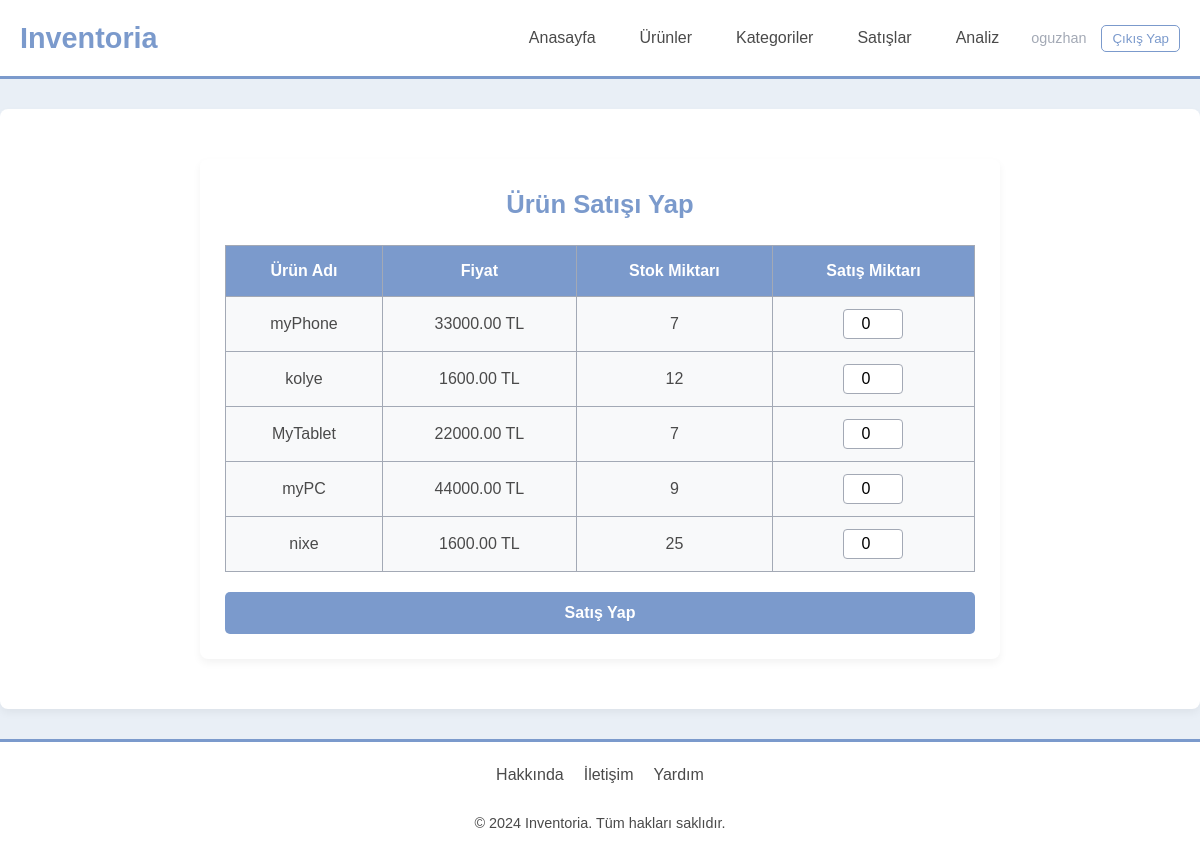
Before: /sale/create/ (signed in) with the older database file.
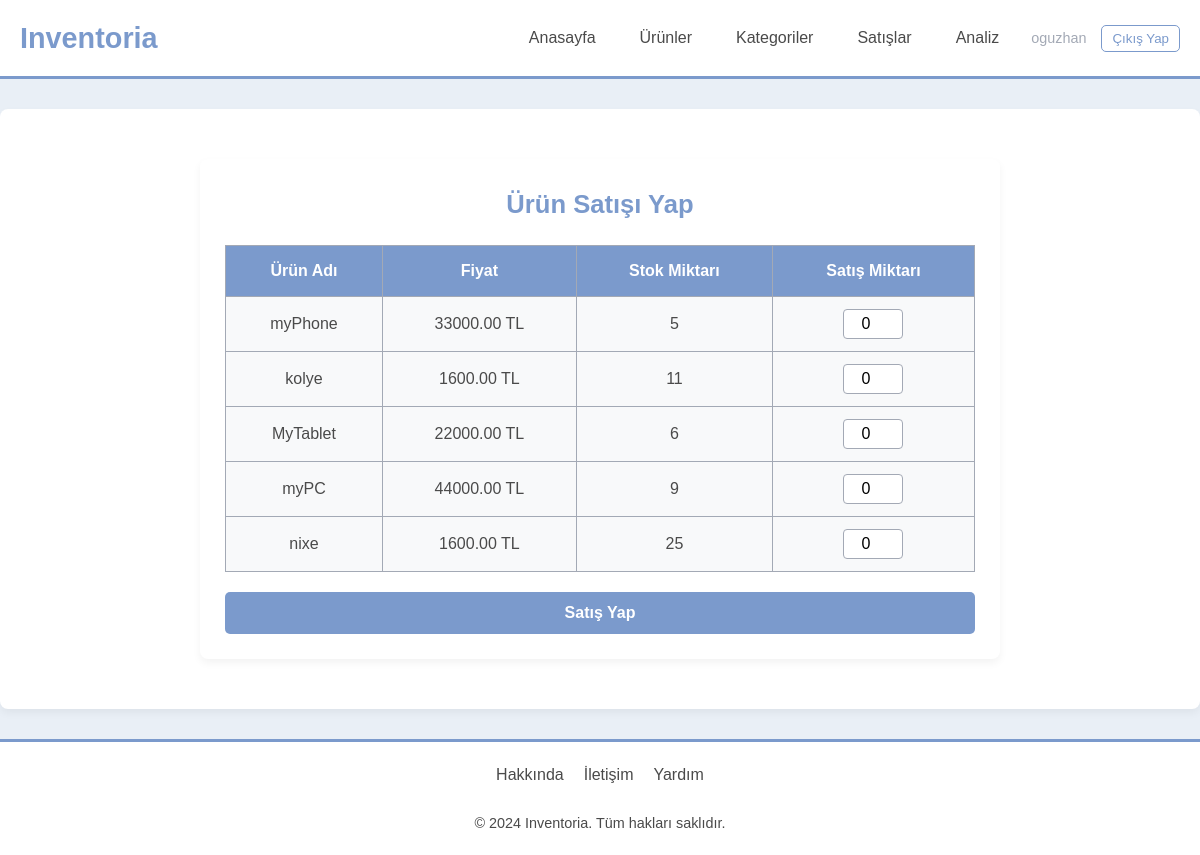
After: the same page with the newer database file.
### inventory/models.py (models this page shows, shortened)
class Product(models.Model):
    owner = models.ForeignKey(
        User,
        on_delete=models.CASCADE,
        help_text="Product owner."
    )
    name = models.CharField(
        max_length=100,
        help_text="Product name."
    )
    description = models.TextField(
        help_text="Detailed product description."
    )
    cost_price = models.DecimalField(
        max_digits=10,
        decimal_places=2,
        help_text="Product cost price."
    )
    sale_price = models.DecimalField(
        max_digits=10,
        decimal_places=2,
        help_text="Product sale price."
    )
    quantity = models.PositiveIntegerField(
        default=0,
        help_text="Quantity available in stock."
    )
    category = models.ForeignKey(
        Category,
        on_delete=models.CASCADE,
        help_text="Product category."
    )
    is_active = models.BooleanField(
        default=True
    )
    created_at = models.DateTimeField(
        auto_now_add=True,
        help_text="Creation timestamp."
    )
    updated_at = models.DateTimeField(
        auto_now=True,
        help_text="Last update timestamp."
    )
    deleted_at = models.DateTimeField(
        null=True,
        blank=True,
        help_text="Timestamp when the product was deleted, if applicable."
    )

### sale/views.py (the view, shortened to what this page needs)
# urls.py: path('create/', create_sale, name='create_sale'),
@login_required
@transaction.atomic
def create_sale(request):
    products = Product.objects.filter(owner=request.user, is_active=True)  # Sadece aktif ürünleri çek
    return render(request, 'create_sale.html', {'products': products})

### sale/templates/create_sale.html (shortened to what this page needs)
{% extends "base.html" %}
{% load static %}
{% block custom_css %}
<link rel="stylesheet" href="{% static 'css/sale/make_sale.css' %}">
{% endblock custom_css %}
{% block content %}
<div class="make-sale-container">
    <h2>Ürün Satışı Yap</h2>
    <form method="post" action="{% url 'sales:create_sale' %}">
        <table>
            <thead>
                <tr>
                    <th>Ürün Adı</th>
                    <th>Fiyat</th>
                    <th>Stok Miktarı</th>
                    <th>Satış Miktarı</th>
                </tr>
            </thead>
            <tbody>
                {% for product in products %}
                <tr>
                    <td>{{ product.name }}</td>
                    <td>{{ product.sale_price }} TL</td>
                    <td>{{ product.quantity }}</td>
                    <td>
                        <input type="number" name="quantities" min="0" max="{{ product.quantity }}" placeholder="Miktar" value="0">
                    </td>
                </tr>
                {% endfor %}
            </tbody>
        </table>
        <button type="submit">Satış Yap</button>
    </form>
</div>
{% endblock content %}

Changed rows visible on the page:
changed Product "myPhone": quantity "7" → "5"
changed Product "kolye": quantity "12" → "11"
changed Product "MyTablet": quantity "7" → "6"
